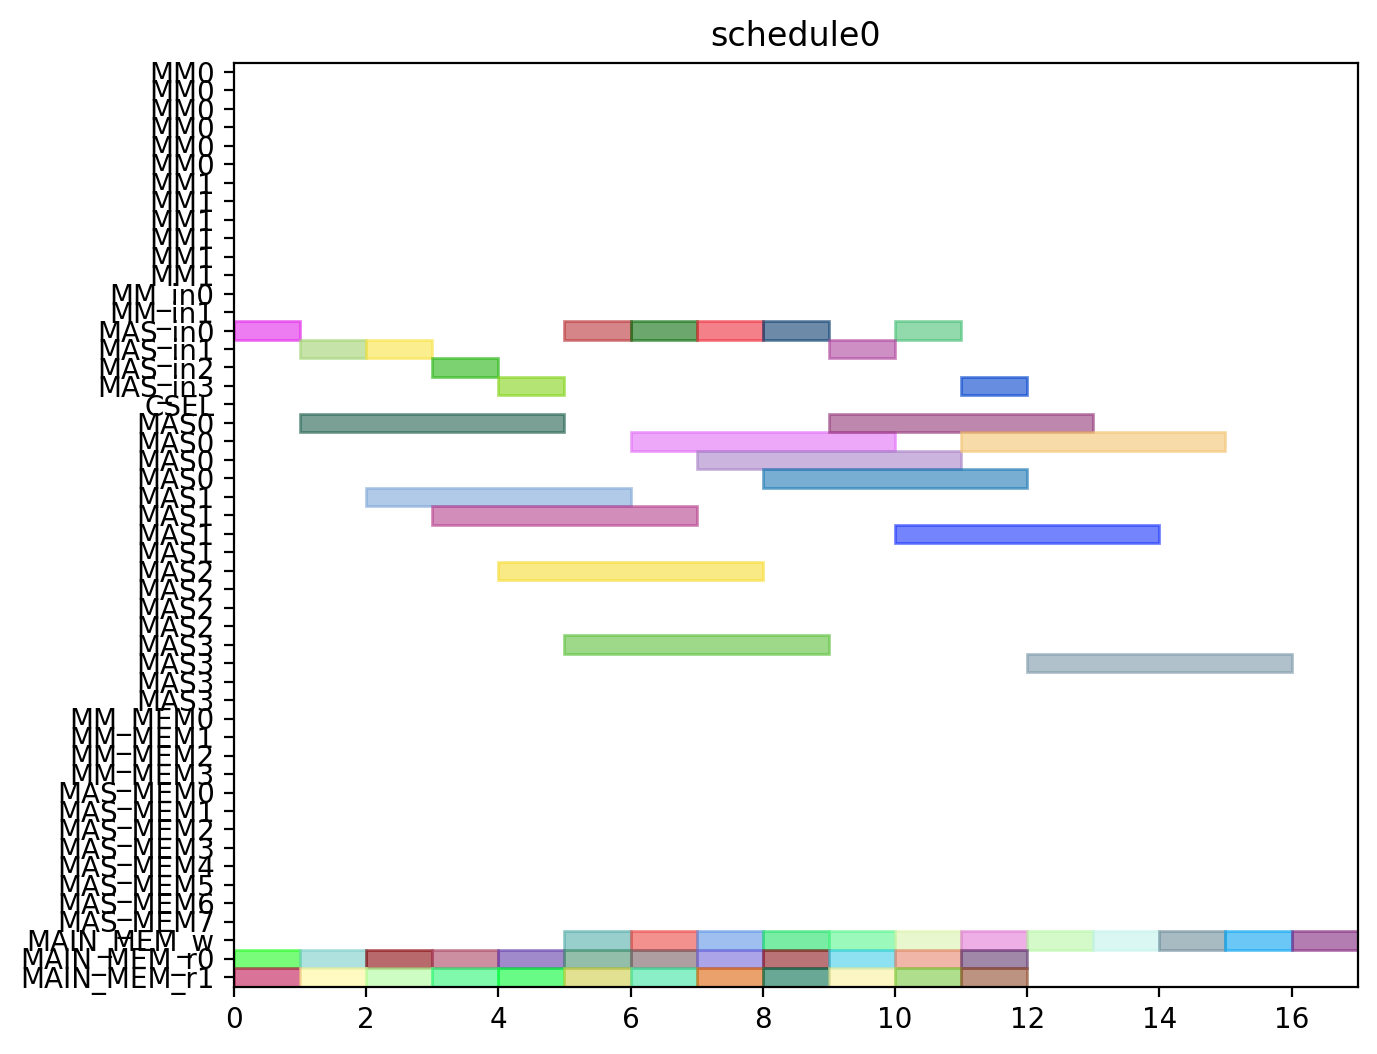

Here is the Python script that generated this plot:
from pyschedule import Scenario, solvers, plotters, alt


def solve():
	horizon = 120
	S = Scenario("schedule0", horizon=horizon)

	# resource
	MM = S.Resources('MM', num=2, size=6)
	MM_in = S.Resources('MM_in', num=2)
	MAS_in = S.Resources('MAS_in', num=4)
	CSEL = S.Resource('CSEL')
	MAS = S.Resources('MAS', num=4, size=4, periods=range(1, horizon))
	MM_MEM = S.Resources('MM_MEM', num=4)
	MAS_MEM = S.Resources('MAS_MEM', num=8)
	MAIN_MEM_w = S.Resource('MAIN_MEM_w', size=1)
	MAIN_MEM_r = S.Resources('MAIN_MEM_r', num=2)

	# result of previous scheduling

	# new tasks
	c000 = S.Task('c000', length=4, delay_cost=1)
	c000 += alt(MAS)
	c000_in = S.Task('c000_in', length=1, delay_cost=1)
	c000_in += alt(MAS_in)
	S += c000_in*MAS_in[0]<=c000*MAS[0]

	S += c000_in*MAS_in[1]<=c000*MAS[1]

	S += c000_in*MAS_in[2]<=c000*MAS[2]

	S += c000_in*MAS_in[3]<=c000*MAS[3]

	S += 0<c000

	c000_w = S.Task('c000_w', length=1, delay_cost=1)
	c000_w += alt(MAIN_MEM_w)
	S += c000 <= c000_w

	c000_mem0 = S.Task('c000_mem0', length=1, delay_cost=1)
	c000_mem0 += MAIN_MEM_r[0]
	S += c000_mem0 <= c000

	c000_mem1 = S.Task('c000_mem1', length=1, delay_cost=1)
	c000_mem1 += MAIN_MEM_r[1]
	S += c000_mem1 <= c000

	c001 = S.Task('c001', length=4, delay_cost=1)
	c001 += alt(MAS)
	c001_in = S.Task('c001_in', length=1, delay_cost=1)
	c001_in += alt(MAS_in)
	S += c001_in*MAS_in[0]<=c001*MAS[0]

	S += c001_in*MAS_in[1]<=c001*MAS[1]

	S += c001_in*MAS_in[2]<=c001*MAS[2]

	S += c001_in*MAS_in[3]<=c001*MAS[3]

	S += 0<c001

	c001_w = S.Task('c001_w', length=1, delay_cost=1)
	c001_w += alt(MAIN_MEM_w)
	S += c001 <= c001_w

	c001_mem0 = S.Task('c001_mem0', length=1, delay_cost=1)
	c001_mem0 += MAIN_MEM_r[0]
	S += c001_mem0 <= c001

	c001_mem1 = S.Task('c001_mem1', length=1, delay_cost=1)
	c001_mem1 += MAIN_MEM_r[1]
	S += c001_mem1 <= c001

	c010 = S.Task('c010', length=4, delay_cost=1)
	c010 += alt(MAS)
	c010_in = S.Task('c010_in', length=1, delay_cost=1)
	c010_in += alt(MAS_in)
	S += c010_in*MAS_in[0]<=c010*MAS[0]

	S += c010_in*MAS_in[1]<=c010*MAS[1]

	S += c010_in*MAS_in[2]<=c010*MAS[2]

	S += c010_in*MAS_in[3]<=c010*MAS[3]

	S += 0<c010

	c010_w = S.Task('c010_w', length=1, delay_cost=1)
	c010_w += alt(MAIN_MEM_w)
	S += c010 <= c010_w

	c010_mem0 = S.Task('c010_mem0', length=1, delay_cost=1)
	c010_mem0 += MAIN_MEM_r[0]
	S += c010_mem0 <= c010

	c010_mem1 = S.Task('c010_mem1', length=1, delay_cost=1)
	c010_mem1 += MAIN_MEM_r[1]
	S += c010_mem1 <= c010

	c011 = S.Task('c011', length=4, delay_cost=1)
	c011 += alt(MAS)
	c011_in = S.Task('c011_in', length=1, delay_cost=1)
	c011_in += alt(MAS_in)
	S += c011_in*MAS_in[0]<=c011*MAS[0]

	S += c011_in*MAS_in[1]<=c011*MAS[1]

	S += c011_in*MAS_in[2]<=c011*MAS[2]

	S += c011_in*MAS_in[3]<=c011*MAS[3]

	S += 0<c011

	c011_w = S.Task('c011_w', length=1, delay_cost=1)
	c011_w += alt(MAIN_MEM_w)
	S += c011 <= c011_w

	c011_mem0 = S.Task('c011_mem0', length=1, delay_cost=1)
	c011_mem0 += MAIN_MEM_r[0]
	S += c011_mem0 <= c011

	c011_mem1 = S.Task('c011_mem1', length=1, delay_cost=1)
	c011_mem1 += MAIN_MEM_r[1]
	S += c011_mem1 <= c011

	c100 = S.Task('c100', length=4, delay_cost=1)
	c100 += alt(MAS)
	c100_in = S.Task('c100_in', length=1, delay_cost=1)
	c100_in += alt(MAS_in)
	S += c100_in*MAS_in[0]<=c100*MAS[0]

	S += c100_in*MAS_in[1]<=c100*MAS[1]

	S += c100_in*MAS_in[2]<=c100*MAS[2]

	S += c100_in*MAS_in[3]<=c100*MAS[3]

	S += 0<c100

	c100_w = S.Task('c100_w', length=1, delay_cost=1)
	c100_w += alt(MAIN_MEM_w)
	S += c100 <= c100_w

	c100_mem0 = S.Task('c100_mem0', length=1, delay_cost=1)
	c100_mem0 += MAIN_MEM_r[0]
	S += c100_mem0 <= c100

	c100_mem1 = S.Task('c100_mem1', length=1, delay_cost=1)
	c100_mem1 += MAIN_MEM_r[1]
	S += c100_mem1 <= c100

	c101 = S.Task('c101', length=4, delay_cost=1)
	c101 += alt(MAS)
	c101_in = S.Task('c101_in', length=1, delay_cost=1)
	c101_in += alt(MAS_in)
	S += c101_in*MAS_in[0]<=c101*MAS[0]

	S += c101_in*MAS_in[1]<=c101*MAS[1]

	S += c101_in*MAS_in[2]<=c101*MAS[2]

	S += c101_in*MAS_in[3]<=c101*MAS[3]

	S += 0<c101

	c101_w = S.Task('c101_w', length=1, delay_cost=1)
	c101_w += alt(MAIN_MEM_w)
	S += c101 <= c101_w

	c101_mem0 = S.Task('c101_mem0', length=1, delay_cost=1)
	c101_mem0 += MAIN_MEM_r[0]
	S += c101_mem0 <= c101

	c101_mem1 = S.Task('c101_mem1', length=1, delay_cost=1)
	c101_mem1 += MAIN_MEM_r[1]
	S += c101_mem1 <= c101

	c110 = S.Task('c110', length=4, delay_cost=1)
	c110 += alt(MAS)
	c110_in = S.Task('c110_in', length=1, delay_cost=1)
	c110_in += alt(MAS_in)
	S += c110_in*MAS_in[0]<=c110*MAS[0]

	S += c110_in*MAS_in[1]<=c110*MAS[1]

	S += c110_in*MAS_in[2]<=c110*MAS[2]

	S += c110_in*MAS_in[3]<=c110*MAS[3]

	S += 0<c110

	c110_w = S.Task('c110_w', length=1, delay_cost=1)
	c110_w += alt(MAIN_MEM_w)
	S += c110 <= c110_w

	c110_mem0 = S.Task('c110_mem0', length=1, delay_cost=1)
	c110_mem0 += MAIN_MEM_r[0]
	S += c110_mem0 <= c110

	c110_mem1 = S.Task('c110_mem1', length=1, delay_cost=1)
	c110_mem1 += MAIN_MEM_r[1]
	S += c110_mem1 <= c110

	c111 = S.Task('c111', length=4, delay_cost=1)
	c111 += alt(MAS)
	c111_in = S.Task('c111_in', length=1, delay_cost=1)
	c111_in += alt(MAS_in)
	S += c111_in*MAS_in[0]<=c111*MAS[0]

	S += c111_in*MAS_in[1]<=c111*MAS[1]

	S += c111_in*MAS_in[2]<=c111*MAS[2]

	S += c111_in*MAS_in[3]<=c111*MAS[3]

	S += 0<c111

	c111_w = S.Task('c111_w', length=1, delay_cost=1)
	c111_w += alt(MAIN_MEM_w)
	S += c111 <= c111_w

	c111_mem0 = S.Task('c111_mem0', length=1, delay_cost=1)
	c111_mem0 += MAIN_MEM_r[0]
	S += c111_mem0 <= c111

	c111_mem1 = S.Task('c111_mem1', length=1, delay_cost=1)
	c111_mem1 += MAIN_MEM_r[1]
	S += c111_mem1 <= c111

	c200 = S.Task('c200', length=4, delay_cost=1)
	c200 += alt(MAS)
	c200_in = S.Task('c200_in', length=1, delay_cost=1)
	c200_in += alt(MAS_in)
	S += c200_in*MAS_in[0]<=c200*MAS[0]

	S += c200_in*MAS_in[1]<=c200*MAS[1]

	S += c200_in*MAS_in[2]<=c200*MAS[2]

	S += c200_in*MAS_in[3]<=c200*MAS[3]

	S += 0<c200

	c200_w = S.Task('c200_w', length=1, delay_cost=1)
	c200_w += alt(MAIN_MEM_w)
	S += c200 <= c200_w

	c200_mem0 = S.Task('c200_mem0', length=1, delay_cost=1)
	c200_mem0 += MAIN_MEM_r[0]
	S += c200_mem0 <= c200

	c200_mem1 = S.Task('c200_mem1', length=1, delay_cost=1)
	c200_mem1 += MAIN_MEM_r[1]
	S += c200_mem1 <= c200

	c201 = S.Task('c201', length=4, delay_cost=1)
	c201 += alt(MAS)
	c201_in = S.Task('c201_in', length=1, delay_cost=1)
	c201_in += alt(MAS_in)
	S += c201_in*MAS_in[0]<=c201*MAS[0]

	S += c201_in*MAS_in[1]<=c201*MAS[1]

	S += c201_in*MAS_in[2]<=c201*MAS[2]

	S += c201_in*MAS_in[3]<=c201*MAS[3]

	S += 0<c201

	c201_w = S.Task('c201_w', length=1, delay_cost=1)
	c201_w += alt(MAIN_MEM_w)
	S += c201 <= c201_w

	c201_mem0 = S.Task('c201_mem0', length=1, delay_cost=1)
	c201_mem0 += MAIN_MEM_r[0]
	S += c201_mem0 <= c201

	c201_mem1 = S.Task('c201_mem1', length=1, delay_cost=1)
	c201_mem1 += MAIN_MEM_r[1]
	S += c201_mem1 <= c201

	c210 = S.Task('c210', length=4, delay_cost=1)
	c210 += alt(MAS)
	c210_in = S.Task('c210_in', length=1, delay_cost=1)
	c210_in += alt(MAS_in)
	S += c210_in*MAS_in[0]<=c210*MAS[0]

	S += c210_in*MAS_in[1]<=c210*MAS[1]

	S += c210_in*MAS_in[2]<=c210*MAS[2]

	S += c210_in*MAS_in[3]<=c210*MAS[3]

	S += 0<c210

	c210_w = S.Task('c210_w', length=1, delay_cost=1)
	c210_w += alt(MAIN_MEM_w)
	S += c210 <= c210_w

	c210_mem0 = S.Task('c210_mem0', length=1, delay_cost=1)
	c210_mem0 += MAIN_MEM_r[0]
	S += c210_mem0 <= c210

	c210_mem1 = S.Task('c210_mem1', length=1, delay_cost=1)
	c210_mem1 += MAIN_MEM_r[1]
	S += c210_mem1 <= c210

	c211 = S.Task('c211', length=4, delay_cost=1)
	c211 += alt(MAS)
	c211_in = S.Task('c211_in', length=1, delay_cost=1)
	c211_in += alt(MAS_in)
	S += c211_in*MAS_in[0]<=c211*MAS[0]

	S += c211_in*MAS_in[1]<=c211*MAS[1]

	S += c211_in*MAS_in[2]<=c211*MAS[2]

	S += c211_in*MAS_in[3]<=c211*MAS[3]

	S += 0<c211

	c211_w = S.Task('c211_w', length=1, delay_cost=1)
	c211_w += alt(MAIN_MEM_w)
	S += c211 <= c211_w

	c211_mem0 = S.Task('c211_mem0', length=1, delay_cost=1)
	c211_mem0 += MAIN_MEM_r[0]
	S += c211_mem0 <= c211

	c211_mem1 = S.Task('c211_mem1', length=1, delay_cost=1)
	c211_mem1 += MAIN_MEM_r[1]
	S += c211_mem1 <= c211

	solvers.mip.solve(S,msg=1,kind='CPLEX',ratio_gap=1.01)

	solution = [['hoge']*len(S.solution()[1]) for i in range(len(S.solution()))]
	for i in range(len(S.solution())):
		for j in range(len(S.solution()[i])):
			solution[i][j]=str(S.solution()[i][j])
	print(solution)

	cycles = int(solution[-1][3])

	pic_file_name = "/mnt/rose/usr1/fukuda/ABE/multiRAM_multiMAS_16mux/scheduling_result/stage6MM2_stage4MAS4/CONJ/schedule0.png"
	if(S.solution() != []):
		plotters.matplotlib.plot(S,img_filename=pic_file_name, show_task_labels=False, fig_size=(cycles*0.25+3, 6))

	return solution
